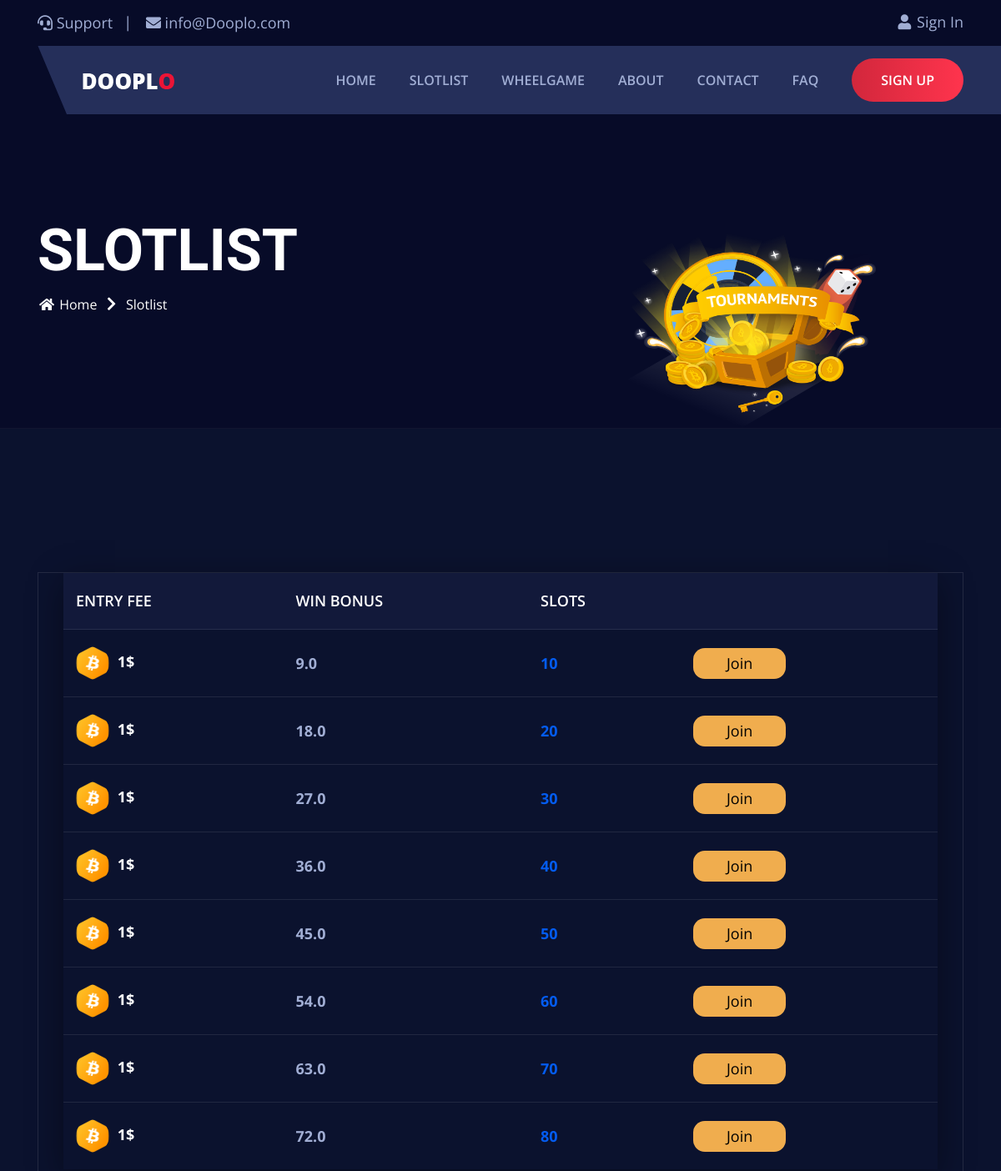
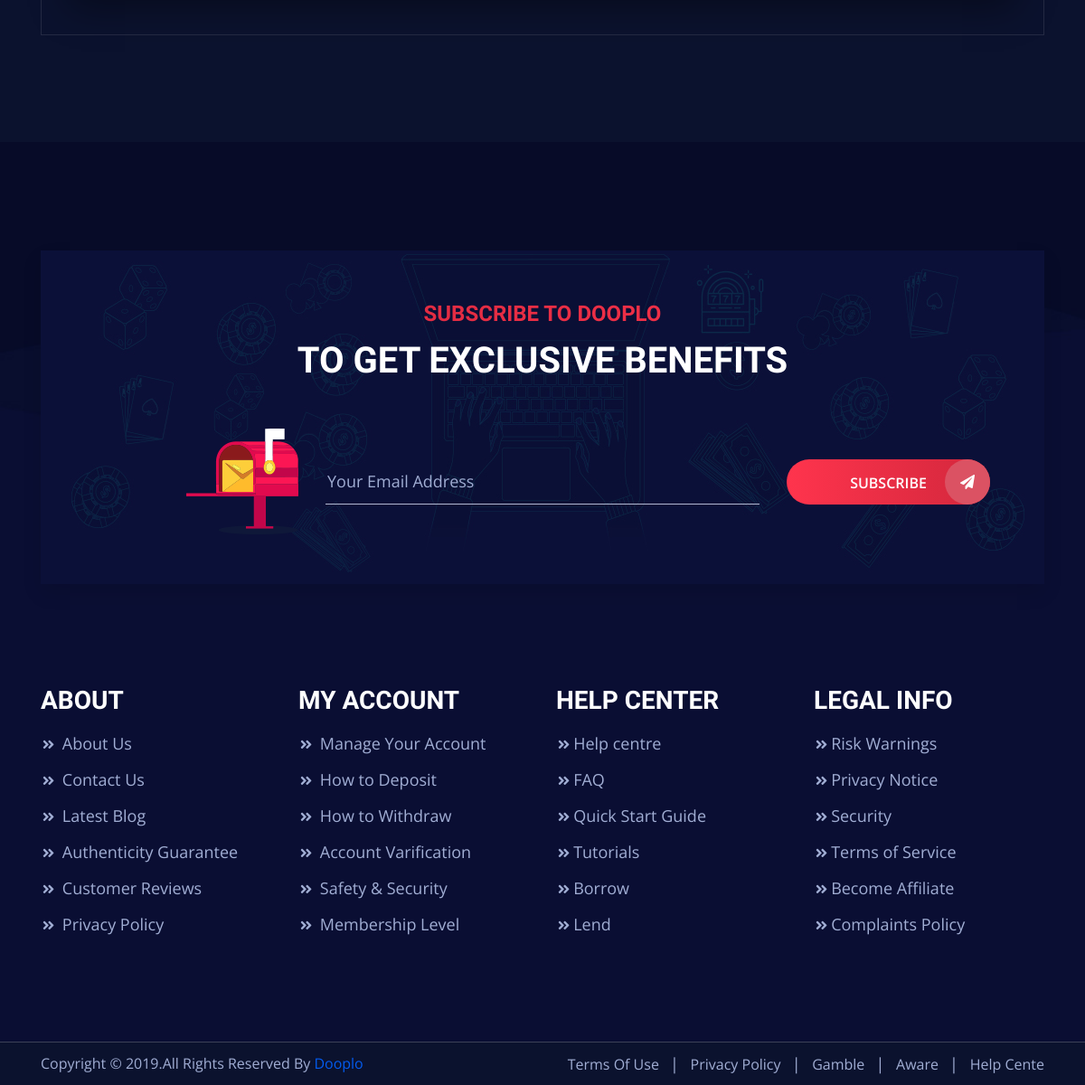
Screenshot of /slotlist/1/ with the database file from the repository (2 pictures, top to bottom).
### wheelspin/models.py (models this page shows, shortened)
class Slots(models.Model):
    capacity = models.IntegerField()
    bet = models.IntegerField()
    objects = models.Manager()
    class meta:
        managed = True
        db_table = 'Slots'

### wheelspin/views.py (the view)
# urls.py: path('slotlist/<str:bet>/', slotlist, name='slotlist'),
def slotlist(request,bet, *args, **kwargs):
    slots = Slots.objects.filter(bet=int(bet))
    return render(request, 'wheelspin/slotlist.html',{
        "slots":slots
    })

### wheelspin/templates/wheelspin/slotlist.html (shortened to what this page needs)
{% extends 'wheelspin/base.html' %}
{% load static %}
{% load mathfilters %}
{% block body %}
    <section class="breadcrumb-area bc-tournaments">
        <img class="bc-img" src="{% static 'wheelspin/assets/images/breadcrumb/tournaments.png' %}" alt="">
        <div class="container">
            <div class="row">
                <div class="col-lg-12">
                    <h4 class="title">
                        Slotlist
                    </h4>
                    <ul class="breadcrumb-list">
                        <li>
                            <a href="/">
								<i class="fas fa-home"></i>
								Home
							</a>
                        </li>
                        <li>
                            <span><i class="fas fa-chevron-right"></i> </span>
                        </li>
                        <li>
                            <a href="/slotlist">Slotlist</a>
                        </li>
                    </ul>
                </div>
            </div>
        </div>
    </section>
    <section class="tournaments">
        <div class="info-table">
            <div class="container">
                <div class="row">
                    <div class="col-lg-12">
                        <div class="main-box">
                            <div class="tab-content">
                                <div class="tab-pane fade show active" id="pills-all-player" role="tabpanel" aria-labelledby="pills-all-player-tab">
                                    <div class="inner-table-content">
                                        <div class="tab-content">
                                            <div class="tab-pane fade show active" id="pills-leaderboardr" role="tabpanel" aria-labelledby="pills-leaderboardr-tab">
                                                <div class="inner-table">
                                                    <div class="responsive-table">
                                                        <table class="table">
                                                            <thead>
                                                                <tr>
                                                                    <th scope="col">Entry Fee</th>
                                                                    <th scope="col">Win Bonus</th>
                                                                    <th scope="col">Slots</th>
                                                                    <th scope="col"></th>
                                                                </tr>
                                                            </thead>
                                                            <tbody>
                                                                {% for slot in slots %}
                                                                <tr>
                                                                    <td>
                                                                        <img src="{% static 'wheelspin/assets/images/icon1.png' %}" alt=""> {{slot.bet}}$
                                                                    </td>
                                                                    <td>{% with answer=slot.bet|mul:slot.capacity|mul:.1 %}
                                                                        {{slot.bet|mul:slot.capacity|sub:answer}}
                                                                        {% endwith %}
                                                                    </td>
                                                                    <td>
                                                                        {{slot.capacity}}
                                                                    </td>
                                                                    <td>
                                                                        <a href="/games/reqForROOM/{{slot.bet}}/{{slot.capacity}}">
                                                                            <button style="background-color: #f0ad4e; color: black; padding: 5px 40px; border-radius: 14px; outline: none; border: none;">Join</button>
                                                                        </a>
                                                                    </td>
                                                                </tr>
                                                                {% endfor %}
                                                            </tbody>
                                                        </table>
                                                    </div>
                                                </div>
                                            </div>
                                        </div>
                                    </div>
                                </div>
                            </div>
                        </div>
                    </div>
                </div>
            </div>
        </div>
    </section>
{% endblock  %}

### rows the page displays
Slots: bet "1", bet|mul "9.0", capacity "10"
Slots: bet "1", bet|mul "18.0", capacity "20"
Slots: bet "1", bet|mul "27.0", capacity "30"
Slots: bet "1", bet|mul "36.0", capacity "40"
Slots: bet "1", bet|mul "45.0", capacity "50"
Slots: bet "1", bet|mul "54.0", capacity "60"
Slots: bet "1", bet|mul "63.0", capacity "70"
Slots: bet "1", bet|mul "72.0", capacity "80"
